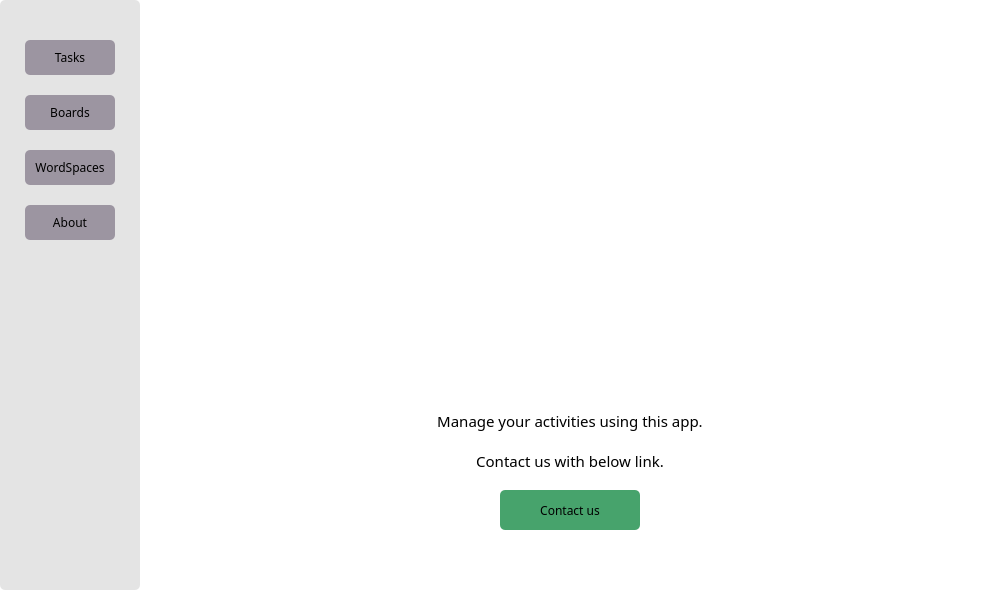
<?xml version="1.0" encoding="UTF-8"?>
<ui version="4.0">
 <class>MainWindow</class>
 <widget class="QMainWindow" name="MainWindow">
  <property name="geometry">
   <rect>
    <x>0</x>
    <y>0</y>
    <width>1000</width>
    <height>590</height>
   </rect>
  </property>
  <property name="windowTitle">
   <string>ToDo List - Tasks</string>
  </property>
  <property name="styleSheet">
   <string notr="true">background-color: #fff; border-radius: 5px;</string>
  </property>
  <widget class="QWidget" name="centralwidget">
   <widget class="QFrame" name="sidebar">
    <property name="geometry">
     <rect>
      <x>0</x>
      <y>0</y>
      <width>140</width>
      <height>590</height>
     </rect>
    </property>
    <property name="styleSheet">
     <string notr="true">background-color: #E4E4E4; border-radius: 5px;</string>
    </property>
    <property name="frameShape">
     <enum>QFrame::StyledPanel</enum>
    </property>
    <property name="frameShadow">
     <enum>QFrame::Raised</enum>
    </property>
    <widget class="QPushButton" name="btn_about">
     <property name="geometry">
      <rect>
       <x>25</x>
       <y>205</y>
       <width>90</width>
       <height>35</height>
      </rect>
     </property>
     <property name="font">
      <font>
       <family>Sans Serif</family>
       <pointsize>9</pointsize>
      </font>
     </property>
     <property name="cursor">
      <cursorShape>PointingHandCursor</cursorShape>
     </property>
     <property name="styleSheet">
      <string notr="true">background-color: #9C95A1; border-radius: 5px;</string>
     </property>
     <property name="text">
      <string>About</string>
     </property>
    </widget>
    <widget class="QPushButton" name="btn_workspaces">
     <property name="geometry">
      <rect>
       <x>25</x>
       <y>150</y>
       <width>90</width>
       <height>35</height>
      </rect>
     </property>
     <property name="font">
      <font>
       <family>Sans Serif</family>
       <pointsize>9</pointsize>
      </font>
     </property>
     <property name="cursor">
      <cursorShape>PointingHandCursor</cursorShape>
     </property>
     <property name="styleSheet">
      <string notr="true">background-color: #9C95A1; border-radius: 5px;</string>
     </property>
     <property name="text">
      <string>WordSpaces</string>
     </property>
    </widget>
    <widget class="QPushButton" name="btn_boards">
     <property name="geometry">
      <rect>
       <x>25</x>
       <y>95</y>
       <width>90</width>
       <height>35</height>
      </rect>
     </property>
     <property name="font">
      <font>
       <family>Sans Serif</family>
       <pointsize>9</pointsize>
      </font>
     </property>
     <property name="cursor">
      <cursorShape>PointingHandCursor</cursorShape>
     </property>
     <property name="styleSheet">
      <string notr="true">background-color: #9C95A1; border-radius: 5px;</string>
     </property>
     <property name="text">
      <string>Boards</string>
     </property>
    </widget>
    <widget class="QPushButton" name="btn_Tasks">
     <property name="geometry">
      <rect>
       <x>25</x>
       <y>40</y>
       <width>90</width>
       <height>35</height>
      </rect>
     </property>
     <property name="font">
      <font>
       <family>Sans Serif</family>
       <pointsize>9</pointsize>
      </font>
     </property>
     <property name="cursor">
      <cursorShape>PointingHandCursor</cursorShape>
     </property>
     <property name="styleSheet">
      <string notr="true">background-color: #9C95A1; border-radius: 5px;</string>
     </property>
     <property name="text">
      <string>Tasks</string>
     </property>
    </widget>
    <widget class="QLabel" name="sidebar_photo">
     <property name="geometry">
      <rect>
       <x>10</x>
       <y>390</y>
       <width>120</width>
       <height>120</height>
      </rect>
     </property>
     <property name="text">
      <string/>
     </property>
     <property name="pixmap">
      <pixmap>../img/tasks.png</pixmap>
     </property>
     <property name="scaledContents">
      <bool>true</bool>
     </property>
    </widget>
   </widget>
   <widget class="QStackedWidget" name="stackedWidget">
    <property name="geometry">
     <rect>
      <x>150</x>
      <y>20</y>
      <width>840</width>
      <height>560</height>
     </rect>
    </property>
    <property name="currentIndex">
     <number>1</number>
    </property>
    <widget class="QWidget" name="page_tasks"/>
    <widget class="QWidget" name="page_about">
     <widget class="QLabel" name="label">
      <property name="geometry">
       <rect>
        <x>195</x>
        <y>10</y>
        <width>450</width>
        <height>350</height>
       </rect>
      </property>
      <property name="text">
       <string/>
      </property>
      <property name="pixmap">
       <pixmap>../img/a photot.jpg</pixmap>
      </property>
      <property name="scaledContents">
       <bool>true</bool>
      </property>
     </widget>
     <widget class="QLabel" name="label_2">
      <property name="geometry">
       <rect>
        <x>0</x>
        <y>380</y>
        <width>840</width>
        <height>81</height>
       </rect>
      </property>
      <property name="font">
       <font>
        <family>Sans Serif</family>
        <pointsize>11</pointsize>
       </font>
      </property>
      <property name="toolTip">
       <string>&lt;html&gt;&lt;head/&gt;&lt;body&gt;&lt;p&gt;Manage your activities using this app.&lt;/p&gt;&lt;/body&gt;&lt;/html&gt;</string>
      </property>
      <property name="text">
       <string>Manage your activities using this app.

Contact us with below link.</string>
      </property>
      <property name="alignment">
       <set>Qt::AlignCenter</set>
      </property>
     </widget>
     <widget class="QPushButton" name="pushButton">
      <property name="geometry">
       <rect>
        <x>350</x>
        <y>470</y>
        <width>140</width>
        <height>40</height>
       </rect>
      </property>
      <property name="font">
       <font>
        <family>Sans Serif</family>
        <pointsize>9</pointsize>
       </font>
      </property>
      <property name="cursor">
       <cursorShape>PointingHandCursor</cursorShape>
      </property>
      <property name="styleSheet">
       <string notr="true">background-color: #47A36C; border-radius: 5px;</string>
      </property>
      <property name="text">
       <string>Contact us</string>
      </property>
     </widget>
    </widget>
   </widget>
   <widget class="QPushButton" name="btn_close">
    <property name="geometry">
     <rect>
      <x>965</x>
      <y>10</y>
      <width>25</width>
      <height>25</height>
     </rect>
    </property>
    <property name="cursor">
     <cursorShape>PointingHandCursor</cursorShape>
    </property>
    <property name="styleSheet">
     <string notr="true">background-color: #fff;</string>
    </property>
    <property name="text">
     <string/>
    </property>
    <property name="icon">
     <iconset>
      <normaloff>../img/close.png</normaloff>../img/close.png</iconset>
    </property>
    <property name="iconSize">
     <size>
      <width>20</width>
      <height>20</height>
     </size>
    </property>
   </widget>
   <widget class="QPushButton" name="btn_minimize">
    <property name="geometry">
     <rect>
      <x>935</x>
      <y>10</y>
      <width>25</width>
      <height>25</height>
     </rect>
    </property>
    <property name="cursor">
     <cursorShape>PointingHandCursor</cursorShape>
    </property>
    <property name="styleSheet">
     <string notr="true">background-color: #fff;</string>
    </property>
    <property name="text">
     <string/>
    </property>
    <property name="icon">
     <iconset>
      <normaloff>../img/minimize.png</normaloff>../img/minimize.png</iconset>
    </property>
    <property name="iconSize">
     <size>
      <width>20</width>
      <height>20</height>
     </size>
    </property>
   </widget>
  </widget>
 </widget>
 <resources/>
 <connections>
  <connection>
   <sender>btn_close</sender>
   <signal>clicked()</signal>
   <receiver>MainWindow</receiver>
   <slot>close()</slot>
   <hints>
    <hint type="sourcelabel">
     <x>977</x>
     <y>22</y>
    </hint>
    <hint type="destinationlabel">
     <x>499</x>
     <y>294</y>
    </hint>
   </hints>
  </connection>
  <connection>
   <sender>btn_minimize</sender>
   <signal>clicked()</signal>
   <receiver>MainWindow</receiver>
   <slot>showMinimized()</slot>
   <hints>
    <hint type="sourcelabel">
     <x>947</x>
     <y>22</y>
    </hint>
    <hint type="destinationlabel">
     <x>499</x>
     <y>294</y>
    </hint>
   </hints>
  </connection>
 </connections>
</ui>
